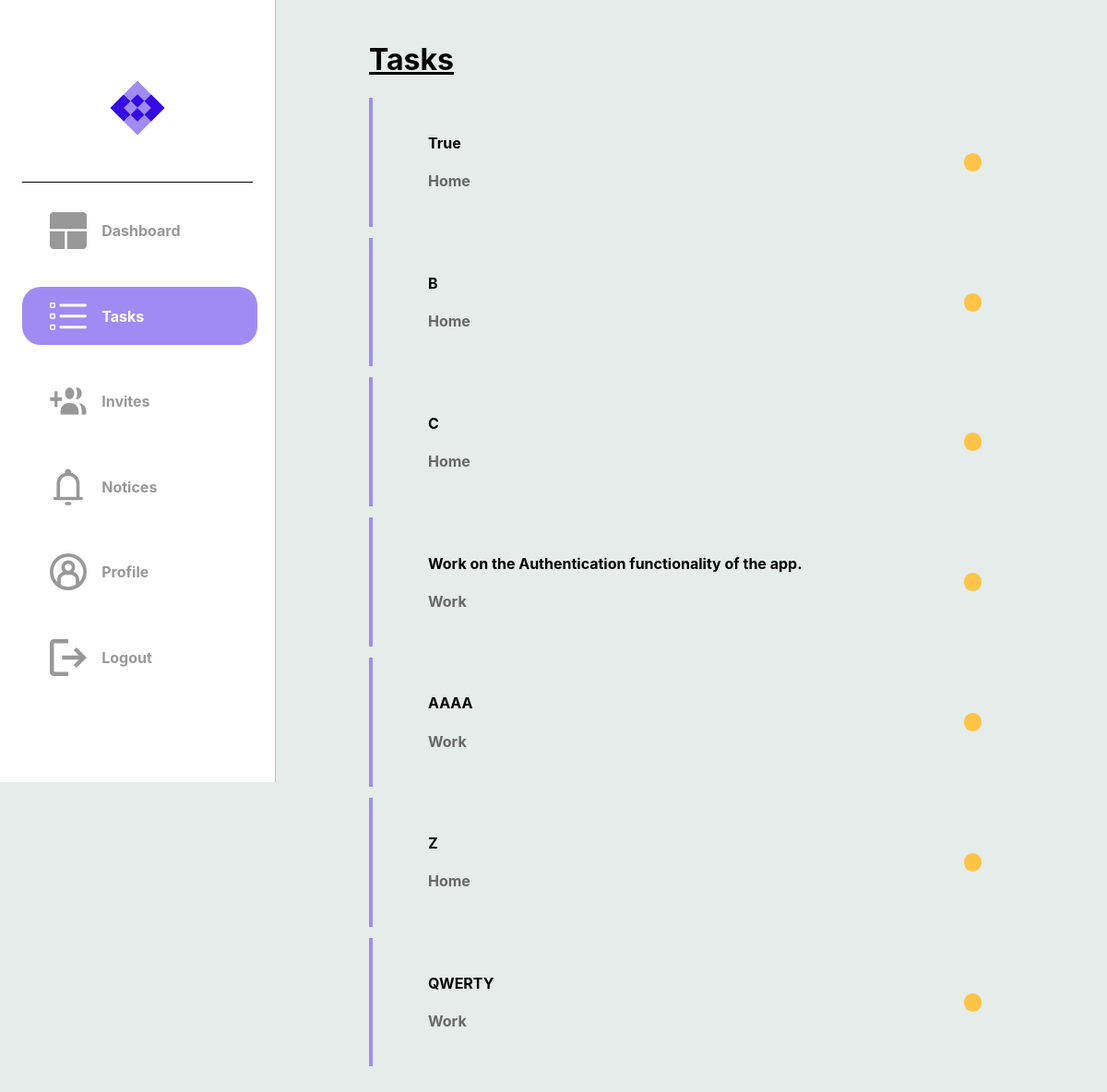
The app's page /tasks (signed in), older data.
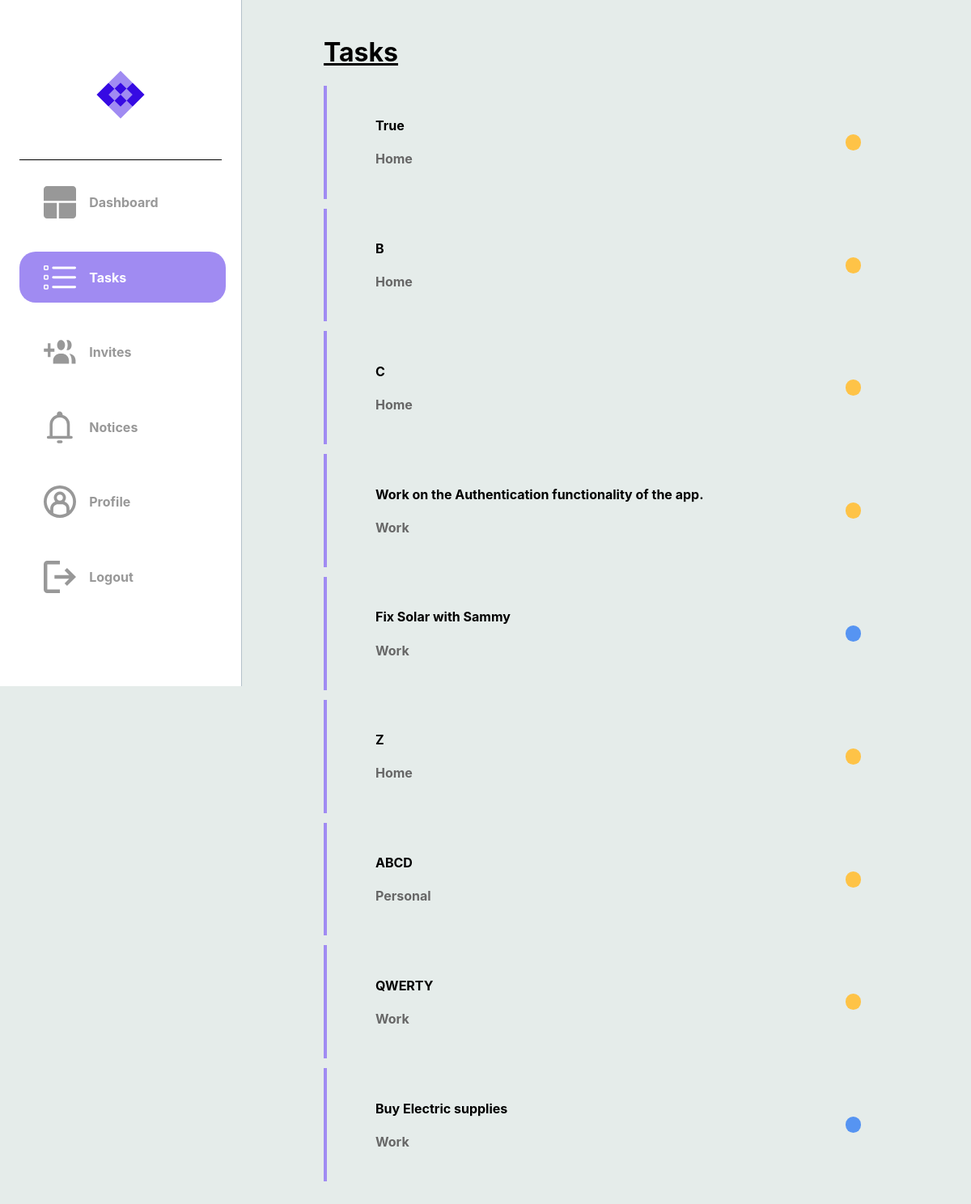
The same page, newer data.
### dotask/models.py (models this page shows)
class Task(db.Model):
    __tablename__ = "task"
    id = db.Column(db.Integer, primary_key=True)
    title = db.Column(db.String(100), nullable=False)
    description = db.Column(db.String(400), nullable=False)
    due_date = db.Column(db.Date, nullable=False)
    status = db.Column(Enum(TaskStatus))
    tag = db.Column(Enum(TaskTag))
    users = relationship('User', secondary=user_task,
    backref='tasks')

### dotask/routes.py (the view)
@app.route("/tasks", methods=['GET','POST'])
@login_required
def hello_tasks():
    try:
        notices = current_user.notes
        tasks = current_user.tasks
        if tasks:
            return render_template("tasks.html", tasks=tasks, notices= notices)
        else:
            return render_template("tasks.html", notices=notices)
    except:
        return render_template("tasks.html", notices=notices)

### dotask/routes.py (called while the page is built)
@app.after_request
def after_request(response):
    response.headers["Cache-Control"] = "no-cache, no-store, must-revalidate"
    return response

@login_manager.user_loader
def load_user(user_id):
    return User.query.get(user_id)

### dotask/templates/tasks.html (shortened to what this page needs)
{% extends "layout.html" %}
{% block head %}
    <link rel="stylesheet" {% block css_tab_colour %} href="../static/css/tasks.css">
    {% endblock %}
{% endblock %}
{% block task_image_colour %}
    <a class="a2" href="{{ url_for('hello_tasks') }}">
    <div id="logos">
        <img class="imgs" src="../static/svg/tasks_active.svg">
        <h4 class="sidebar-text">Tasks</h4>
    </div>
    </a>
{% endblock task_image_colour %}
{% block tasks %}
    {% if tasks %}
        <h1 class="task-h1">Tasks</h1>
        {% for task in tasks %}
        <a href="{{ url_for('hello_each_task', task_id=task['id']) }}">
        <div class="message-box">
            <div class="message">
                <h4> {{ task['title'] }} </h4>
                <h4 style="color: #676767;"> {{ task.tag.name }} </h4>
            </div>
            <div class="message-dot {% if task.status.name == 'In_Progress' %}progress-task
                {% elif task.status.name == 'Completed' %}completed-task
                {% elif task.status.name == 'Cancelled' %}cancelled-task
                {% else %}unknown-task
                {% endif %}">
            </div>
        </div>
        </a>
        {% endfor %}
        {% else %}
                <div class="message-box">
                    <div class="message">
                        <h2>No Tasks Yet</h2>
                    </div>
                </div>
    {% endif %}
{% endblock tasks %}

Row changes from the older to the newer data that the page shows:
changed Task: title "AAAA" → "Fix Solar with Sammy"; status "In_Progress" → "Completed" (drawn)
now on this page (row unchanged): Task: title "ABCD", tag.name "Personal"
added Task: title "Buy Electric supplies", tag.name "Work"
